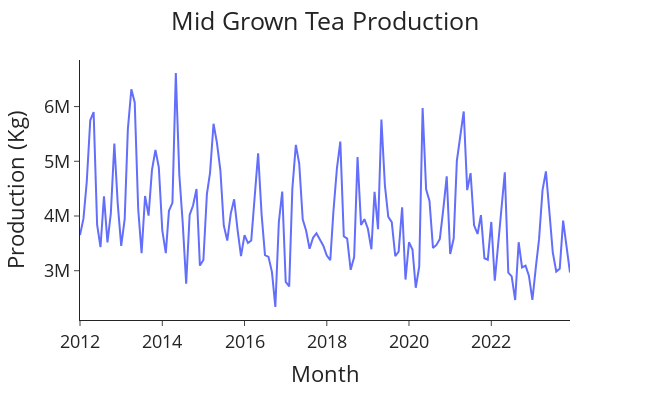

This figure's notebook cell:
### Code cell
# Plot the mid grown production data
plot_production_volumes(df=data, y='Mid_Grown_Production_(Kg)')

### Figure 1 — Plotly figure (JSON) as saved in the notebook; plotly's stock layout.template omitted (floating-point values rounded to 4 significant figures; data arrays with more than 128 entries replaced by an {"elided": "..."} marker saying what was removed)
{"data": [{"hovertemplate": "Month=%{x}<br>Production (Kg)=%{y}<extra></extra>", "legendgroup": "", "line": {"color": "#636efa", "dash": "solid"}, "marker": {"symbol": "circle"}, "mode": "lines", "name": "", "orientation": "v", "showlegend": false, "type": "scatter", "x": {"elided": "144 str values"}, "xaxis": "x", "y": {"elided": "144 float values"}, "yaxis": "y"}], "layout": {"font": {"size": 18}, "height": 400, "legend": {"tracegroupgap": 0}, "margin": {"t": 60}, "title": {"text": "Mid Grown Tea Production", "x": 0.5}, "width": 650, "xaxis": {"anchor": "y", "autorange": true, "domain": [0, 1], "range": ["2012-01-01", "2023-12-01"], "title": {"text": "Month"}, "type": "date"}, "yaxis": {"anchor": "x", "autorange": true, "domain": [0, 1], "range": [2099000.0, 6851000.0], "title": {"text": "Production (Kg)"}, "type": "linear"}}}
